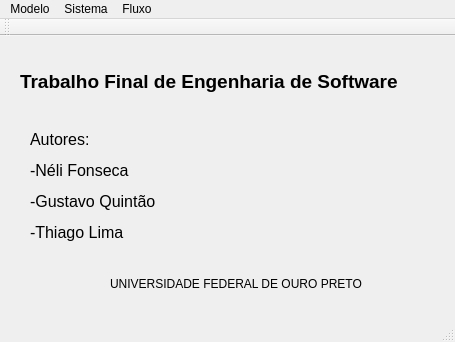
<?xml version="1.0" encoding="UTF-8"?>
<ui version="4.0">
 <class>MainWindow</class>
 <widget class="QMainWindow" name="MainWindow">
  <property name="geometry">
   <rect>
    <x>0</x>
    <y>0</y>
    <width>455</width>
    <height>342</height>
   </rect>
  </property>
  <property name="windowTitle">
   <string>MainWindow</string>
  </property>
  <widget class="QWidget" name="centralWidget">
   <widget class="QStackedWidget" name="stkPrincipal">
    <property name="geometry">
     <rect>
      <x>10</x>
      <y>10</y>
      <width>431</width>
      <height>291</height>
     </rect>
    </property>
    <property name="maximumSize">
     <size>
      <width>431</width>
      <height>291</height>
     </size>
    </property>
    <property name="currentIndex">
     <number>0</number>
    </property>
    <widget class="QWidget" name="page">
     <widget class="QLabel" name="label">
      <property name="geometry">
       <rect>
        <x>10</x>
        <y>10</y>
        <width>401</width>
        <height>51</height>
       </rect>
      </property>
      <property name="text">
       <string>&lt;html&gt;&lt;head/&gt;&lt;body&gt;&lt;p&gt;&lt;span style=&quot; font-size:14pt; font-weight:600;&quot;&gt;Trabalho Final de Engenharia de Software&lt;/span&gt;&lt;/p&gt;&lt;/body&gt;&lt;/html&gt;</string>
      </property>
     </widget>
     <widget class="QLabel" name="label_2">
      <property name="geometry">
       <rect>
        <x>20</x>
        <y>70</y>
        <width>291</width>
        <height>141</height>
       </rect>
      </property>
      <property name="text">
       <string>&lt;html&gt;&lt;head/&gt;&lt;body&gt;&lt;p&gt;&lt;span style=&quot; font-size:12pt;&quot;&gt;Autores:&lt;/span&gt;&lt;/p&gt;&lt;p&gt;&lt;span style=&quot; font-size:12pt;&quot;&gt;           -Néli Fonseca&lt;/span&gt;&lt;/p&gt;&lt;p&gt;&lt;span style=&quot; font-size:12pt;&quot;&gt;           -Gustavo Quintão&lt;/span&gt;&lt;/p&gt;&lt;p&gt;&lt;span style=&quot; font-size:12pt;&quot;&gt;           -Thiago Lima&lt;/span&gt;&lt;/p&gt;&lt;/body&gt;&lt;/html&gt;</string>
      </property>
     </widget>
     <widget class="QLabel" name="label_3">
      <property name="geometry">
       <rect>
        <x>100</x>
        <y>230</y>
        <width>291</width>
        <height>16</height>
       </rect>
      </property>
      <property name="text">
       <string>&lt;html&gt;&lt;head/&gt;&lt;body&gt;&lt;p&gt;UNIVERSIDADE FEDERAL DE OURO PRETO&lt;/p&gt;&lt;/body&gt;&lt;/html&gt;</string>
      </property>
     </widget>
    </widget>
    <widget class="QWidget" name="page_2">
     <widget class="QLabel" name="label_4">
      <property name="geometry">
       <rect>
        <x>30</x>
        <y>20</y>
        <width>131</width>
        <height>31</height>
       </rect>
      </property>
      <property name="text">
       <string>&lt;html&gt;&lt;head/&gt;&lt;body&gt;&lt;p&gt;&lt;span style=&quot; font-size:12pt;&quot;&gt;Editar Modelo:&lt;/span&gt;&lt;/p&gt;&lt;/body&gt;&lt;/html&gt;</string>
      </property>
     </widget>
     <widget class="QLabel" name="label_5">
      <property name="geometry">
       <rect>
        <x>20</x>
        <y>80</y>
        <width>71</width>
        <height>20</height>
       </rect>
      </property>
      <property name="text">
       <string>Tempo Inicial:</string>
      </property>
     </widget>
     <widget class="QLabel" name="label_6">
      <property name="geometry">
       <rect>
        <x>20</x>
        <y>130</y>
        <width>61</width>
        <height>20</height>
       </rect>
      </property>
      <property name="text">
       <string>Tempo Final:</string>
      </property>
     </widget>
     <widget class="QLabel" name="label_7">
      <property name="geometry">
       <rect>
        <x>40</x>
        <y>180</y>
        <width>46</width>
        <height>13</height>
       </rect>
      </property>
      <property name="text">
       <string>Intervalo:</string>
      </property>
     </widget>
     <widget class="QLineEdit" name="txtEditT0">
      <property name="geometry">
       <rect>
        <x>100</x>
        <y>80</y>
        <width>113</width>
        <height>20</height>
       </rect>
      </property>
     </widget>
     <widget class="QLineEdit" name="txtEditTF">
      <property name="geometry">
       <rect>
        <x>100</x>
        <y>130</y>
        <width>113</width>
        <height>20</height>
       </rect>
      </property>
     </widget>
     <widget class="QLineEdit" name="txtEditTS">
      <property name="geometry">
       <rect>
        <x>100</x>
        <y>180</y>
        <width>113</width>
        <height>20</height>
       </rect>
      </property>
     </widget>
     <widget class="QPushButton" name="cmdEditarModel">
      <property name="geometry">
       <rect>
        <x>160</x>
        <y>230</y>
        <width>75</width>
        <height>23</height>
       </rect>
      </property>
      <property name="text">
       <string>Editar</string>
      </property>
     </widget>
    </widget>
    <widget class="QWidget" name="page_3">
     <widget class="QLabel" name="label_8">
      <property name="geometry">
       <rect>
        <x>20</x>
        <y>10</y>
        <width>211</width>
        <height>31</height>
       </rect>
      </property>
      <property name="text">
       <string>&lt;html&gt;&lt;head/&gt;&lt;body&gt;&lt;p&gt;&lt;span style=&quot; font-size:12pt;&quot;&gt;Adicionar Fluxo Ao Modelo:&lt;/span&gt;&lt;/p&gt;&lt;/body&gt;&lt;/html&gt;</string>
      </property>
     </widget>
     <widget class="QListWidget" name="lstAllFlows">
      <property name="geometry">
       <rect>
        <x>10</x>
        <y>70</y>
        <width>131</width>
        <height>192</height>
       </rect>
      </property>
     </widget>
     <widget class="QListWidget" name="lstFlowsModel">
      <property name="geometry">
       <rect>
        <x>275</x>
        <y>70</y>
        <width>141</width>
        <height>192</height>
       </rect>
      </property>
     </widget>
     <widget class="QLabel" name="label_9">
      <property name="geometry">
       <rect>
        <x>10</x>
        <y>50</y>
        <width>81</width>
        <height>16</height>
       </rect>
      </property>
      <property name="text">
       <string>Todos os fluxos:</string>
      </property>
     </widget>
     <widget class="QLabel" name="label_10">
      <property name="geometry">
       <rect>
        <x>280</x>
        <y>50</y>
        <width>91</width>
        <height>16</height>
       </rect>
      </property>
      <property name="text">
       <string>Fluxos do Modelo:</string>
      </property>
     </widget>
     <widget class="QPushButton" name="cmdAddFlowModel">
      <property name="geometry">
       <rect>
        <x>170</x>
        <y>110</y>
        <width>75</width>
        <height>23</height>
       </rect>
      </property>
      <property name="text">
       <string>&gt;&gt;</string>
      </property>
     </widget>
     <widget class="QPushButton" name="cmdRemFlowModel">
      <property name="geometry">
       <rect>
        <x>170</x>
        <y>160</y>
        <width>75</width>
        <height>23</height>
       </rect>
      </property>
      <property name="text">
       <string>&lt;&lt;</string>
      </property>
     </widget>
    </widget>
    <widget class="QWidget" name="page_4">
     <widget class="QLabel" name="label_11">
      <property name="geometry">
       <rect>
        <x>10</x>
        <y>50</y>
        <width>111</width>
        <height>16</height>
       </rect>
      </property>
      <property name="text">
       <string>Selecione um sistema:</string>
      </property>
     </widget>
     <widget class="QListWidget" name="lstAllSystens">
      <property name="geometry">
       <rect>
        <x>10</x>
        <y>70</y>
        <width>131</width>
        <height>192</height>
       </rect>
      </property>
     </widget>
     <widget class="QLabel" name="label_12">
      <property name="geometry">
       <rect>
        <x>20</x>
        <y>10</y>
        <width>131</width>
        <height>31</height>
       </rect>
      </property>
      <property name="text">
       <string>&lt;html&gt;&lt;head/&gt;&lt;body&gt;&lt;p&gt;&lt;span style=&quot; font-size:12pt;&quot;&gt;Editar Sistema:&lt;/span&gt;&lt;/p&gt;&lt;/body&gt;&lt;/html&gt;</string>
      </property>
     </widget>
     <widget class="QLineEdit" name="txtSysValue">
      <property name="geometry">
       <rect>
        <x>200</x>
        <y>150</y>
        <width>113</width>
        <height>20</height>
       </rect>
      </property>
     </widget>
     <widget class="QLabel" name="label_13">
      <property name="geometry">
       <rect>
        <x>200</x>
        <y>130</y>
        <width>46</width>
        <height>13</height>
       </rect>
      </property>
      <property name="text">
       <string>Valor:</string>
      </property>
     </widget>
     <widget class="QPushButton" name="cmdEditSystem">
      <property name="geometry">
       <rect>
        <x>220</x>
        <y>200</y>
        <width>75</width>
        <height>23</height>
       </rect>
      </property>
      <property name="text">
       <string>Editar</string>
      </property>
     </widget>
    </widget>
    <widget class="QWidget" name="page_5">
     <widget class="QLabel" name="label_14">
      <property name="geometry">
       <rect>
        <x>20</x>
        <y>10</y>
        <width>131</width>
        <height>31</height>
       </rect>
      </property>
      <property name="text">
       <string>&lt;html&gt;&lt;head/&gt;&lt;body&gt;&lt;p&gt;&lt;span style=&quot; font-size:12pt;&quot;&gt;Destruir Sistema&lt;/span&gt;&lt;/p&gt;&lt;/body&gt;&lt;/html&gt;</string>
      </property>
     </widget>
     <widget class="QListWidget" name="lstAllSystens_2">
      <property name="geometry">
       <rect>
        <x>10</x>
        <y>70</y>
        <width>131</width>
        <height>192</height>
       </rect>
      </property>
     </widget>
     <widget class="QLabel" name="label_15">
      <property name="geometry">
       <rect>
        <x>10</x>
        <y>50</y>
        <width>111</width>
        <height>16</height>
       </rect>
      </property>
      <property name="text">
       <string>Selecione um sistema:</string>
      </property>
     </widget>
     <widget class="QPushButton" name="cmdDestruirSistema">
      <property name="geometry">
       <rect>
        <x>230</x>
        <y>140</y>
        <width>75</width>
        <height>23</height>
       </rect>
      </property>
      <property name="text">
       <string>Destruir</string>
      </property>
     </widget>
    </widget>
    <widget class="QWidget" name="page_6">
     <widget class="QLabel" name="label_16">
      <property name="geometry">
       <rect>
        <x>10</x>
        <y>10</y>
        <width>131</width>
        <height>31</height>
       </rect>
      </property>
      <property name="text">
       <string>&lt;html&gt;&lt;head/&gt;&lt;body&gt;&lt;p&gt;&lt;span style=&quot; font-size:12pt;&quot;&gt;Criar Sistema&lt;/span&gt;&lt;/p&gt;&lt;/body&gt;&lt;/html&gt;</string>
      </property>
     </widget>
     <widget class="QLabel" name="label_17">
      <property name="geometry">
       <rect>
        <x>60</x>
        <y>80</y>
        <width>53</width>
        <height>16</height>
       </rect>
      </property>
      <property name="text">
       <string>Nome:</string>
      </property>
     </widget>
     <widget class="QLabel" name="label_18">
      <property name="geometry">
       <rect>
        <x>40</x>
        <y>120</y>
        <width>81</width>
        <height>16</height>
       </rect>
      </property>
      <property name="text">
       <string>Valor Inicial:</string>
      </property>
     </widget>
     <widget class="QLineEdit" name="txtNameSystem">
      <property name="geometry">
       <rect>
        <x>120</x>
        <y>80</y>
        <width>161</width>
        <height>22</height>
       </rect>
      </property>
     </widget>
     <widget class="QLineEdit" name="txtValueSystem">
      <property name="geometry">
       <rect>
        <x>120</x>
        <y>120</y>
        <width>51</width>
        <height>22</height>
       </rect>
      </property>
     </widget>
     <widget class="QPushButton" name="cmdCreateSystem">
      <property name="geometry">
       <rect>
        <x>150</x>
        <y>190</y>
        <width>93</width>
        <height>28</height>
       </rect>
      </property>
      <property name="text">
       <string>Criar</string>
      </property>
     </widget>
    </widget>
    <widget class="QWidget" name="page_7">
     <widget class="QPushButton" name="cmdCreateFlow">
      <property name="geometry">
       <rect>
        <x>170</x>
        <y>220</y>
        <width>93</width>
        <height>28</height>
       </rect>
      </property>
      <property name="text">
       <string>Criar</string>
      </property>
     </widget>
     <widget class="QLabel" name="label_19">
      <property name="geometry">
       <rect>
        <x>60</x>
        <y>130</y>
        <width>81</width>
        <height>16</height>
       </rect>
      </property>
      <property name="text">
       <string>Variavel</string>
      </property>
     </widget>
     <widget class="QLineEdit" name="txtVarFlow">
      <property name="geometry">
       <rect>
        <x>140</x>
        <y>130</y>
        <width>51</width>
        <height>22</height>
       </rect>
      </property>
     </widget>
     <widget class="QLabel" name="label_20">
      <property name="geometry">
       <rect>
        <x>80</x>
        <y>90</y>
        <width>53</width>
        <height>16</height>
       </rect>
      </property>
      <property name="text">
       <string>Nome:</string>
      </property>
     </widget>
     <widget class="QLineEdit" name="txtNameFlow">
      <property name="geometry">
       <rect>
        <x>140</x>
        <y>90</y>
        <width>161</width>
        <height>22</height>
       </rect>
      </property>
     </widget>
     <widget class="QLabel" name="label_21">
      <property name="geometry">
       <rect>
        <x>30</x>
        <y>20</y>
        <width>171</width>
        <height>31</height>
       </rect>
      </property>
      <property name="text">
       <string>&lt;html&gt;&lt;head/&gt;&lt;body&gt;&lt;p&gt;&lt;span style=&quot; font-size:12pt;&quot;&gt;Criar Fluxo Logistico&lt;/span&gt;&lt;/p&gt;&lt;/body&gt;&lt;/html&gt;</string>
      </property>
     </widget>
     <widget class="QLabel" name="label_22">
      <property name="geometry">
       <rect>
        <x>60</x>
        <y>170</y>
        <width>81</width>
        <height>16</height>
       </rect>
      </property>
      <property name="text">
       <string>Limite</string>
      </property>
     </widget>
     <widget class="QLineEdit" name="txtLimitFlow">
      <property name="geometry">
       <rect>
        <x>140</x>
        <y>170</y>
        <width>51</width>
        <height>22</height>
       </rect>
      </property>
     </widget>
    </widget>
    <widget class="QWidget" name="page_8">
     <widget class="QLabel" name="label_23">
      <property name="geometry">
       <rect>
        <x>80</x>
        <y>90</y>
        <width>53</width>
        <height>16</height>
       </rect>
      </property>
      <property name="text">
       <string>Nome:</string>
      </property>
     </widget>
     <widget class="QLabel" name="label_24">
      <property name="geometry">
       <rect>
        <x>60</x>
        <y>130</y>
        <width>81</width>
        <height>16</height>
       </rect>
      </property>
      <property name="text">
       <string>Variavel</string>
      </property>
     </widget>
     <widget class="QLineEdit" name="txtNameFlow_2">
      <property name="geometry">
       <rect>
        <x>140</x>
        <y>90</y>
        <width>161</width>
        <height>22</height>
       </rect>
      </property>
     </widget>
     <widget class="QPushButton" name="cmdCreateFlow_2">
      <property name="geometry">
       <rect>
        <x>170</x>
        <y>220</y>
        <width>93</width>
        <height>28</height>
       </rect>
      </property>
      <property name="text">
       <string>Criar</string>
      </property>
     </widget>
     <widget class="QLabel" name="label_25">
      <property name="geometry">
       <rect>
        <x>30</x>
        <y>20</y>
        <width>171</width>
        <height>31</height>
       </rect>
      </property>
      <property name="text">
       <string>&lt;html&gt;&lt;head/&gt;&lt;body&gt;&lt;p&gt;&lt;span style=&quot; font-size:12pt;&quot;&gt;Criar Fluxo Exponencial&lt;/span&gt;&lt;/p&gt;&lt;/body&gt;&lt;/html&gt;</string>
      </property>
     </widget>
     <widget class="QLineEdit" name="txtVarFlow_2">
      <property name="geometry">
       <rect>
        <x>140</x>
        <y>130</y>
        <width>51</width>
        <height>22</height>
       </rect>
      </property>
     </widget>
    </widget>
    <widget class="QWidget" name="page_9">
     <widget class="QLabel" name="label_26">
      <property name="geometry">
       <rect>
        <x>10</x>
        <y>40</y>
        <width>111</width>
        <height>16</height>
       </rect>
      </property>
      <property name="text">
       <string>Selecione um sistema:</string>
      </property>
     </widget>
     <widget class="QListWidget" name="lstAllSystens_3">
      <property name="geometry">
       <rect>
        <x>10</x>
        <y>60</y>
        <width>131</width>
        <height>181</height>
       </rect>
      </property>
     </widget>
     <widget class="QLabel" name="label_27">
      <property name="geometry">
       <rect>
        <x>20</x>
        <y>0</y>
        <width>131</width>
        <height>31</height>
       </rect>
      </property>
      <property name="text">
       <string>&lt;html&gt;&lt;head/&gt;&lt;body&gt;&lt;p&gt;&lt;span style=&quot; font-size:12pt;&quot;&gt;Imprimir Sistema&lt;/span&gt;&lt;/p&gt;&lt;/body&gt;&lt;/html&gt;</string>
      </property>
     </widget>
     <widget class="QPushButton" name="cmdResultado">
      <property name="geometry">
       <rect>
        <x>40</x>
        <y>250</y>
        <width>75</width>
        <height>23</height>
       </rect>
      </property>
      <property name="text">
       <string>Imprimir</string>
      </property>
     </widget>
     <widget class="QTableView" name="tblResult">
      <property name="geometry">
       <rect>
        <x>160</x>
        <y>60</y>
        <width>256</width>
        <height>192</height>
       </rect>
      </property>
     </widget>
     <widget class="QLabel" name="label_28">
      <property name="geometry">
       <rect>
        <x>170</x>
        <y>40</y>
        <width>111</width>
        <height>16</height>
       </rect>
      </property>
      <property name="text">
       <string>Resultado:</string>
      </property>
     </widget>
    </widget>
    <widget class="QWidget" name="page_10">
     <widget class="QLabel" name="label_29">
      <property name="geometry">
       <rect>
        <x>20</x>
        <y>50</y>
        <width>81</width>
        <height>16</height>
       </rect>
      </property>
      <property name="text">
       <string>Todos os fluxos:</string>
      </property>
     </widget>
     <widget class="QLabel" name="label_30">
      <property name="geometry">
       <rect>
        <x>30</x>
        <y>10</y>
        <width>211</width>
        <height>31</height>
       </rect>
      </property>
      <property name="text">
       <string>&lt;html&gt;&lt;head/&gt;&lt;body&gt;&lt;p&gt;&lt;span style=&quot; font-size:12pt;&quot;&gt;Adicionar Sistema ao Fluxo:&lt;/span&gt;&lt;/p&gt;&lt;/body&gt;&lt;/html&gt;</string>
      </property>
     </widget>
     <widget class="QListWidget" name="lstAllFlows_2">
      <property name="geometry">
       <rect>
        <x>20</x>
        <y>70</y>
        <width>131</width>
        <height>192</height>
       </rect>
      </property>
     </widget>
     <widget class="QComboBox" name="cmbEntrada">
      <property name="geometry">
       <rect>
        <x>210</x>
        <y>90</y>
        <width>161</width>
        <height>22</height>
       </rect>
      </property>
     </widget>
     <widget class="QComboBox" name="cmbSaida">
      <property name="geometry">
       <rect>
        <x>210</x>
        <y>150</y>
        <width>161</width>
        <height>22</height>
       </rect>
      </property>
     </widget>
     <widget class="QLabel" name="label_31">
      <property name="geometry">
       <rect>
        <x>210</x>
        <y>70</y>
        <width>81</width>
        <height>16</height>
       </rect>
      </property>
      <property name="text">
       <string>Entrada</string>
      </property>
     </widget>
     <widget class="QLabel" name="label_32">
      <property name="geometry">
       <rect>
        <x>210</x>
        <y>130</y>
        <width>81</width>
        <height>16</height>
       </rect>
      </property>
      <property name="text">
       <string>Saida</string>
      </property>
     </widget>
     <widget class="QPushButton" name="pushButton">
      <property name="geometry">
       <rect>
        <x>240</x>
        <y>220</y>
        <width>75</width>
        <height>23</height>
       </rect>
      </property>
      <property name="text">
       <string>Salvar</string>
      </property>
     </widget>
    </widget>
    <widget class="QWidget" name="page_11">
     <widget class="QLabel" name="label_33">
      <property name="geometry">
       <rect>
        <x>80</x>
        <y>90</y>
        <width>53</width>
        <height>16</height>
       </rect>
      </property>
      <property name="text">
       <string>Nome:</string>
      </property>
     </widget>
     <widget class="QPushButton" name="cmdSaveModel">
      <property name="geometry">
       <rect>
        <x>170</x>
        <y>220</y>
        <width>93</width>
        <height>28</height>
       </rect>
      </property>
      <property name="text">
       <string>Criar</string>
      </property>
     </widget>
     <widget class="QLabel" name="label_34">
      <property name="geometry">
       <rect>
        <x>30</x>
        <y>20</y>
        <width>171</width>
        <height>31</height>
       </rect>
      </property>
      <property name="text">
       <string>&lt;html&gt;&lt;head/&gt;&lt;body&gt;&lt;p&gt;&lt;span style=&quot; font-size:12pt;&quot;&gt;Salvar Modelo&lt;/span&gt;&lt;/p&gt;&lt;/body&gt;&lt;/html&gt;</string>
      </property>
     </widget>
     <widget class="QLineEdit" name="txtSaveModel">
      <property name="geometry">
       <rect>
        <x>140</x>
        <y>90</y>
        <width>161</width>
        <height>22</height>
       </rect>
      </property>
     </widget>
    </widget>
   </widget>
  </widget>
  <widget class="QMenuBar" name="menuBar">
   <property name="geometry">
    <rect>
     <x>0</x>
     <y>0</y>
     <width>455</width>
     <height>20</height>
    </rect>
   </property>
   <widget class="QMenu" name="menuModelo">
    <property name="title">
     <string>Modelo</string>
    </property>
    <addaction name="actionEditar"/>
    <addaction name="actionAdicionar_Fluxo"/>
    <addaction name="actionSalvar"/>
    <addaction name="actionAbrir"/>
    <addaction name="actionSair"/>
   </widget>
   <widget class="QMenu" name="menuSistema">
    <property name="title">
     <string>Sistema</string>
    </property>
    <addaction name="actionCriar"/>
    <addaction name="actionEditar_2"/>
    <addaction name="actionDestruir"/>
    <addaction name="actionImprimir"/>
   </widget>
   <widget class="QMenu" name="menuFluxo">
    <property name="title">
     <string>Fluxo</string>
    </property>
    <widget class="QMenu" name="menuCriar">
     <property name="title">
      <string>Criar</string>
     </property>
     <addaction name="actionLogistico"/>
     <addaction name="actionExponencial"/>
    </widget>
    <addaction name="menuCriar"/>
    <addaction name="actionDestruir_2"/>
   </widget>
   <addaction name="menuModelo"/>
   <addaction name="menuSistema"/>
   <addaction name="menuFluxo"/>
  </widget>
  <widget class="QToolBar" name="mainToolBar">
   <attribute name="toolBarArea">
    <enum>TopToolBarArea</enum>
   </attribute>
   <attribute name="toolBarBreak">
    <bool>false</bool>
   </attribute>
  </widget>
  <widget class="QStatusBar" name="statusBar"/>
  <action name="actionEditar">
   <property name="text">
    <string>Editar</string>
   </property>
  </action>
  <action name="actionSair">
   <property name="text">
    <string>Sair</string>
   </property>
  </action>
  <action name="actionCriar">
   <property name="text">
    <string>Criar</string>
   </property>
  </action>
  <action name="actionEditar_2">
   <property name="text">
    <string>Editar</string>
   </property>
  </action>
  <action name="actionDestruir">
   <property name="text">
    <string>Destruir</string>
   </property>
  </action>
  <action name="actionDestruir_2">
   <property name="text">
    <string>Adicionar Sistema</string>
   </property>
  </action>
  <action name="actionAdicionar_Fluxo">
   <property name="text">
    <string>Adicionar/Remover Fluxo</string>
   </property>
  </action>
  <action name="actionLogistico">
   <property name="text">
    <string>Logistico</string>
   </property>
  </action>
  <action name="actionExponencial">
   <property name="text">
    <string>Exponencial</string>
   </property>
  </action>
  <action name="actionImprimir">
   <property name="text">
    <string>Imprimir</string>
   </property>
  </action>
  <action name="actionSalvar">
   <property name="text">
    <string>Salvar</string>
   </property>
  </action>
  <action name="actionAbrir">
   <property name="text">
    <string>Abrir</string>
   </property>
  </action>
 </widget>
 <layoutdefault spacing="6" margin="11"/>
 <tabstops>
  <tabstop>txtEditT0</tabstop>
  <tabstop>txtEditTF</tabstop>
  <tabstop>txtEditTS</tabstop>
  <tabstop>cmdEditarModel</tabstop>
  <tabstop>lstAllFlows</tabstop>
  <tabstop>lstFlowsModel</tabstop>
  <tabstop>cmdAddFlowModel</tabstop>
  <tabstop>cmdRemFlowModel</tabstop>
  <tabstop>lstAllSystens</tabstop>
  <tabstop>txtSysValue</tabstop>
  <tabstop>cmdEditSystem</tabstop>
  <tabstop>lstAllSystens_2</tabstop>
  <tabstop>cmdDestruirSistema</tabstop>
  <tabstop>txtNameSystem</tabstop>
  <tabstop>txtValueSystem</tabstop>
  <tabstop>cmdCreateSystem</tabstop>
  <tabstop>txtNameFlow</tabstop>
  <tabstop>txtVarFlow</tabstop>
  <tabstop>txtLimitFlow</tabstop>
  <tabstop>cmdCreateFlow</tabstop>
  <tabstop>txtNameFlow_2</tabstop>
  <tabstop>txtVarFlow_2</tabstop>
  <tabstop>cmdCreateFlow_2</tabstop>
  <tabstop>lstAllSystens_3</tabstop>
  <tabstop>tblResult</tabstop>
  <tabstop>cmdResultado</tabstop>
  <tabstop>lstAllFlows_2</tabstop>
  <tabstop>cmbEntrada</tabstop>
  <tabstop>cmbSaida</tabstop>
  <tabstop>pushButton</tabstop>
  <tabstop>txtSaveModel</tabstop>
  <tabstop>cmdSaveModel</tabstop>
 </tabstops>
 <resources/>
 <connections/>
</ui>
